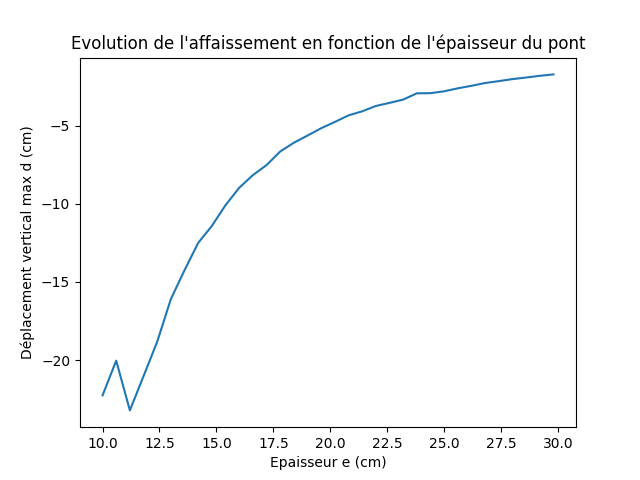

The Python source for this figure:


import matplotlib.pyplot as plt
 

def main():
    x = []
    y = []
    with open('plot.txt', 'r') as f:
        lines = f.readlines()
        for l in lines:
            xt, yt = l.split(' ')
            x.append(round(float(xt)*100, 2))
            y.append(round(float(yt)*100, 2))
    # plotting the points
    plt.plot(x, y, linestyle='-', marker='+', color='b')
    
    # naming the x axis
    plt.xlabel('Epaisseur e (cm)')
    # naming the y axis
    plt.ylabel('Déplacement vertical max d (cm)')
    
    # giving a title to my graph
    plt.title("Evolution de l'affaissement en fonction de l'épaisseur du pont")
    
    # function to show the plot
    plt.savefig('imgs/graph.png')
    plt.show()

if __name__ == "__main__":
    main()